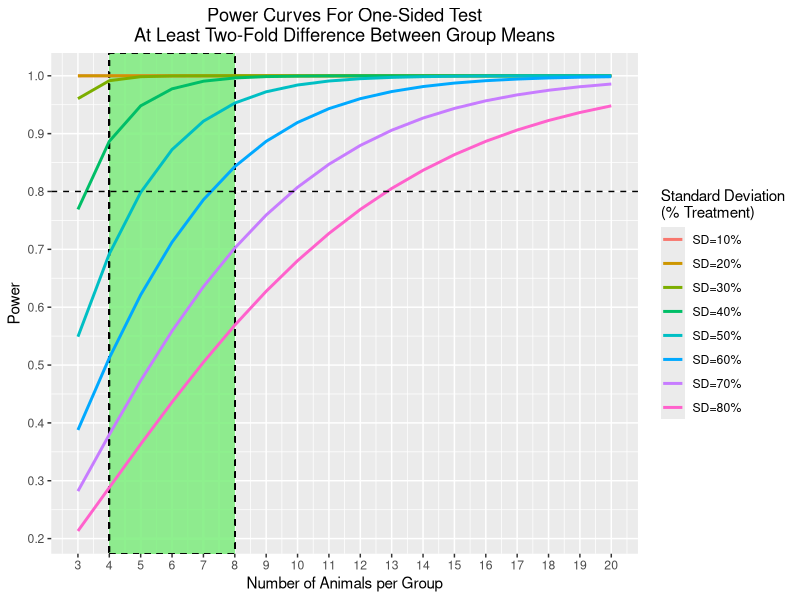
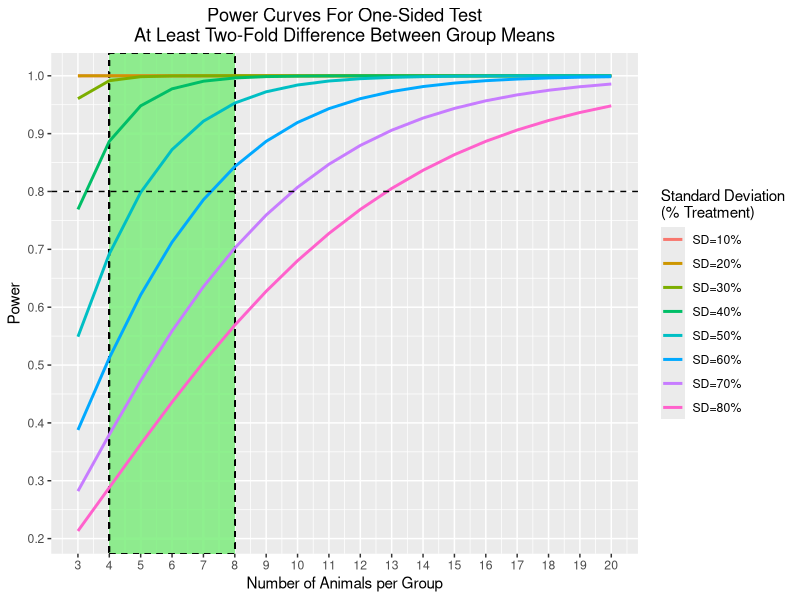

These figures' R source, in order:
# Project: GM-CSF
# Description: sample size calculation
# Author: Davit Sargsyan
# Date: 08/23/2017
#****************************************************
require(data.table)
require(pwr)
require(bit64)
require(ggplot2)

# Power Curves----
# Standard deviations (% mean)
std <- seq(10, 80, by = 10)
std

# Mean differences (%): 2-fold change
delta <- 100

# Effect size
h <- delta/std
names(h) <- paste("SD=", 
                     std,
                     "%",
                     sep = "")
h

# Number of animals
n <- seq(3, 20, by = 1)
n

# Aplha = 0.05
# 5 pairwise comparisons: ctrl- vs. ctrl+, each of 4 arms vs. ctrl+
res <- list()
for(i in 1:length(h)) {
    res[[i]] <- pwr.2p.test(h = h[i],
                            n = n,
                            sig.level = 0.05/5,
                            alternative = "g")$power
}

dt1 <- data.table(std = rep(names(h),
                            each = length(res[[1]])),
                  n = rep(n, 
                          length(res)),
                  power = do.call("c",
                          res))
dt1$std <- factor(dt1$std,
                  levels = unique(dt1$std))
dt1

p1 <- ggplot(dt1) +
  geom_rect(xmin = 4,
            xmax = 8,
            ymin = -Inf,
            ymax = Inf,
            fill = "light green",
            alpha = 0.1,
            color = "black",
            linetype = "dashed") +
  geom_line(aes(x = n,
                y = power,
                group = std,
                colour = std),
            size = 1) + 
  geom_hline(yintercept = 0.8,
             linetype = "dashed") +
  scale_x_continuous("Number of Animals per Group",
                     breaks = 3:20) + 
  scale_y_continuous("Power",
                     breaks = seq(0, 
                                  1, 
                                  by = 0.1)) + 
  ggtitle("Power Curves For One-Sided Test\nAt Least Two-Fold Difference Between Group Means") +
  guides(colour = guide_legend(title = "Standard Deviation\n(% Treatment)")) +
  theme(plot.title = element_text(hjust = 0.5))
p1

tiff(filename = "tmp/power_curves_kidney_ro1.tiff",
     height = 5,
     width = 6,
     units = 'in',
     res = 300,
     compression = "lzw+p")
print(p1)
graphics.off()
